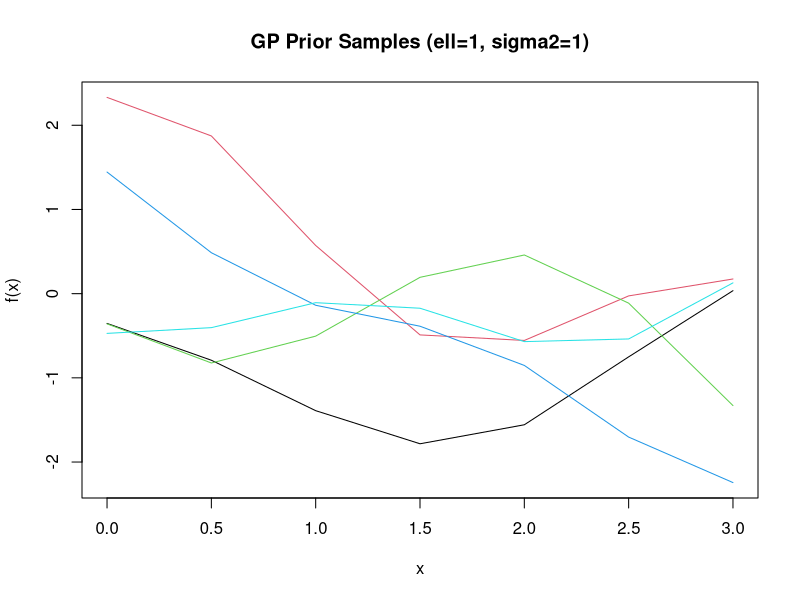
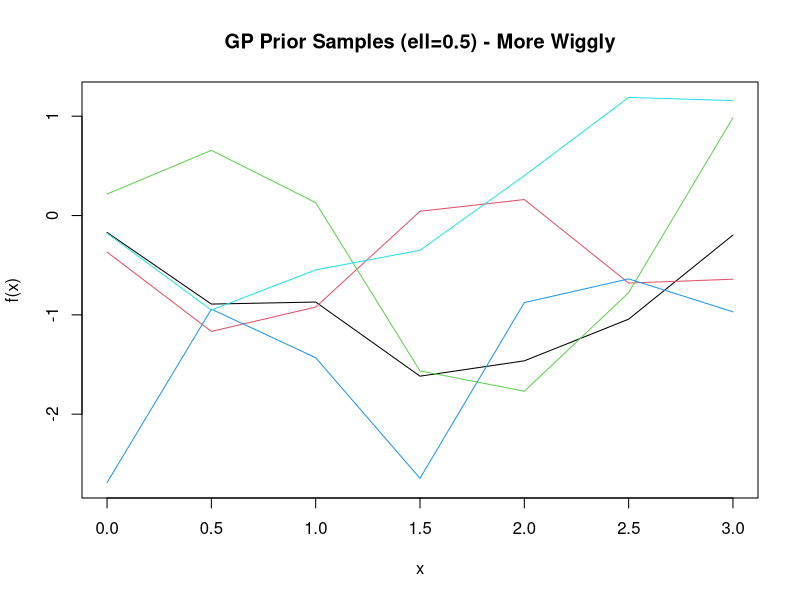
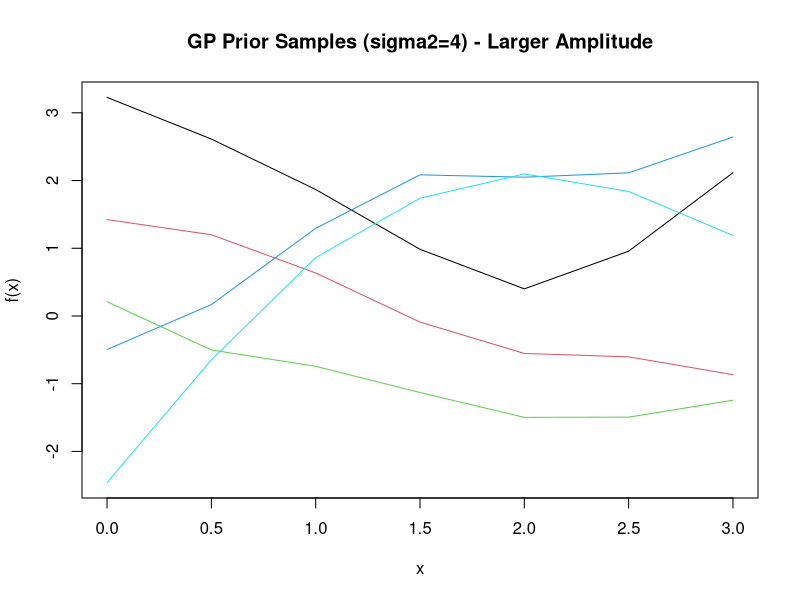
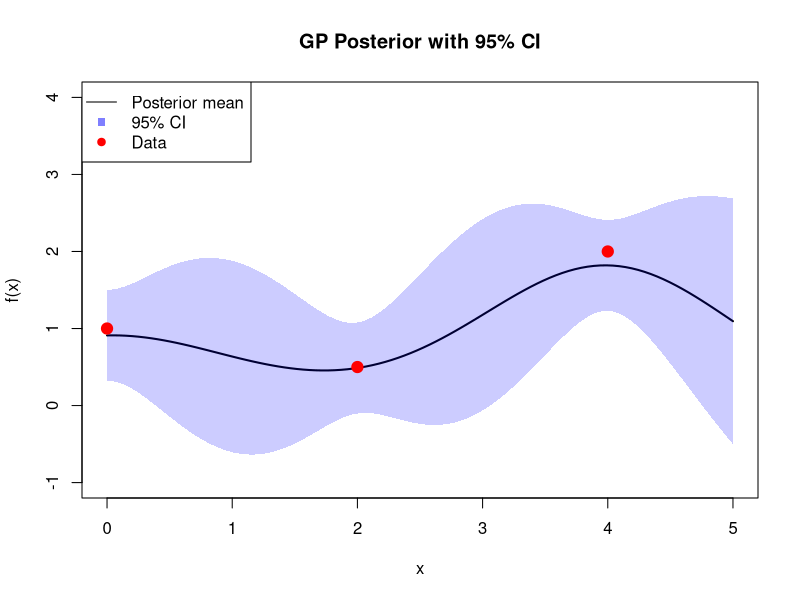
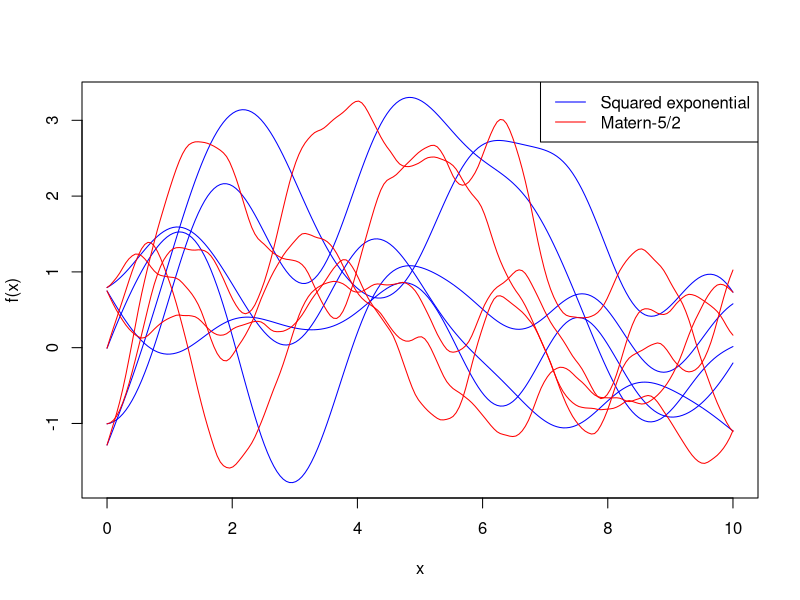
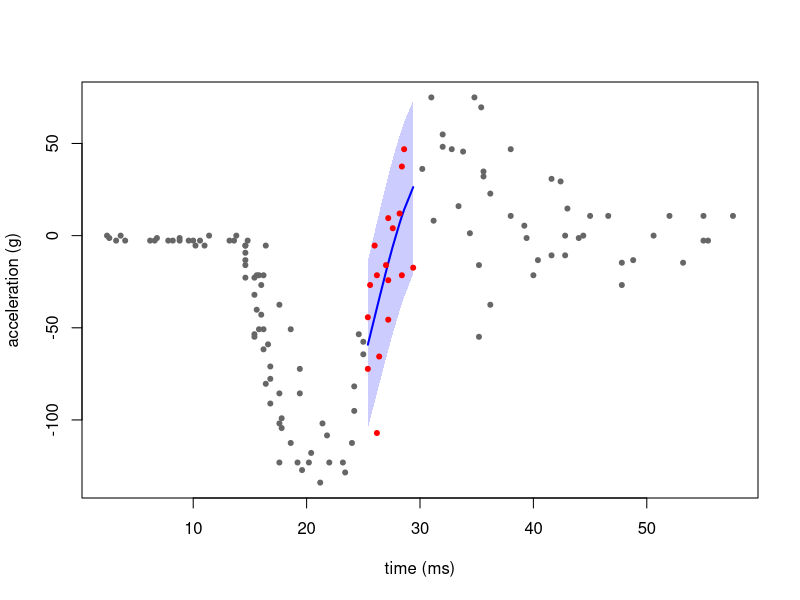

R code for these plots, in order:
## ---- chunk 1
se_kernel <- function(x1, x2, sigma2 = 1, ell = 1) {
  sigma2 * exp(-(x1 - x2)^2 / (2 * ell^2))
}

x <- c(0, 1, 2)
K <- outer(x, x, se_kernel)
cat("Covariance matrix K:\n")
print(round(K, 4))
## ---- chunk 2
set.seed(42)
x_grid <- seq(0, 3, by = 0.5)
n <- length(x_grid)
K <- outer(x_grid, x_grid, se_kernel, sigma2 = 1, ell = 1)

# Add small jitter for numerical stability
K <- K + 1e-6 * diag(n)

# Sample from multivariate normal
library(MASS)
samples <- mvrnorm(5, mu = rep(0, n), Sigma = K)

matplot(x_grid, t(samples), type = "l", lty = 1,
        xlab = "x", ylab = "f(x)",
        main = "GP Prior Samples (ell=1, sigma2=1)")
## ---- chunk 3
K_short <- outer(x_grid, x_grid, se_kernel, sigma2 = 1, ell = 0.5)
K_short <- K_short + 1e-6 * diag(n)
samples_short <- mvrnorm(5, mu = rep(0, n), Sigma = K_short)

matplot(x_grid, t(samples_short), type = "l", lty = 1,
        xlab = "x", ylab = "f(x)",
        main = "GP Prior Samples (ell=0.5) - More Wiggly")
## ---- chunk 4
K_tall <- outer(x_grid, x_grid, se_kernel, sigma2 = 4, ell = 1)
K_tall <- K_tall + 1e-6 * diag(n)
samples_tall <- mvrnorm(5, mu = rep(0, n), Sigma = K_tall)

matplot(x_grid, t(samples_tall), type = "l", lty = 1,
        xlab = "x", ylab = "f(x)",
        main = "GP Prior Samples (sigma2=4) - Larger Amplitude")
## ---- chunk 5
# Training data
X <- c(0, 2, 4)
y <- c(1.0, 0.5, 2.0)
sigma2 <- 1
ell <- 1
sigma_n2 <- 0.1

se_kernel <- function(x1, x2, sigma2 = 1, ell = 1) {
  sigma2 * exp(-(x1 - x2)^2 / (2 * ell^2))
}

# Training covariance with noise
K <- outer(X, X, se_kernel, sigma2 = sigma2, ell = ell) + sigma_n2 * diag(3)

# Prediction function
gp_predict <- function(x_star) {
  K_star <- sapply(X, function(xi) se_kernel(x_star, xi, sigma2, ell))
  K_star_star <- se_kernel(x_star, x_star, sigma2, ell)

  K_inv <- solve(K)
  mu_star <- t(K_star) %*% K_inv %*% y
  var_star <- K_star_star - t(K_star) %*% K_inv %*% K_star

  return(c(mean = mu_star, var = var_star))
}

# Predictions
pred_1 <- gp_predict(1)
cat("At x=1: mean =", round(pred_1[1], 3), ", var =", round(pred_1[2], 3), "\n")

pred_3 <- gp_predict(3)
cat("At x=3: mean =", round(pred_3[1], 3), ", var =", round(pred_3[2], 3), "\n")
## ---- chunk 6
x_test <- seq(0, 5, length = 100)
predictions <- t(sapply(x_test, gp_predict))

mu <- predictions[, 1]
sigma <- sqrt(pmax(predictions[, 2], 0))

plot(x_test, mu, type = "l", lwd = 2, ylim = c(-1, 4),
     xlab = "x", ylab = "f(x)", main = "GP Posterior with 95% CI")
polygon(c(x_test, rev(x_test)),
        c(mu + 1.96*sigma, rev(mu - 1.96*sigma)),
        col = rgb(0, 0, 1, 0.2), border = NA)
points(X, y, pch = 19, col = "red", cex = 1.5)
legend("topleft", c("Posterior mean", "95% CI", "Data"),
       lty = c(1, NA, NA), pch = c(NA, 15, 19),
       col = c("black", rgb(0,0,1,0.5), "red"))
## ---- chunk 7
X <- c(0, 2, 4)
y <- c(1.0, 0.5, 2.0)
n <- length(y)

log_marg_lik <- function(sigma2, ell) {
  K <- outer(X, X, se_kernel, sigma2 = sigma2, ell = ell)

  term1 <- -0.5 * t(y) %*% solve(K) %*% y  # Data fit
  term2 <- -0.5 * log(det(K))               # Complexity penalty
  term3 <- -n/2 * log(2 * pi)                # Constant

  return(c(total = term1 + term2 + term3,
           data_fit = term1,
           complexity = term2))
}

# a) ell = 1
lml_1 <- log_marg_lik(1, 1)
cat("ell=1: log p(y|X) =", round(lml_1[1], 3), "\n")
cat("  Data fit:", round(lml_1[2], 3), ", Complexity:", round(lml_1[3], 3), "\n")

# b) ell = 0.5
lml_05 <- log_marg_lik(1, 0.5)
cat("ell=0.5: log p(y|X) =", round(lml_05[1], 3), "\n")
cat("  Data fit:", round(lml_05[2], 3), ", Complexity:", round(lml_05[3], 3), "\n")

# c) Compare
cat("\nBetter hyperparameters:", ifelse(lml_1[1] > lml_05[1], "ell=1", "ell=0.5"), "\n")
## ---- chunk 8
set.seed(21)

se_kernel <- function(x1, x2, sigma2 = 1, ell = 1) {
  sigma2 * exp(-outer(x1, x2, "-")^2 / (2 * ell^2))
}
matern52_kernel <- function(x1, x2, sigma2 = 1, ell = 1) {
  r <- abs(outer(x1, x2, "-"))
  a <- sqrt(5) * r / ell
  sigma2 * (1 + a + 5 * r^2 / (3 * ell^2)) * exp(-a)
}

x <- seq(0, 10, length.out = 200)
n <- length(x)
K_se <- se_kernel(x, x) + diag(1e-8, n)
K_m  <- matern52_kernel(x, x) + diag(1e-8, n)
L_se <- t(chol(K_se))
L_m  <- t(chol(K_m))

Z    <- matrix(rnorm(n * 5), n, 5)   # common random numbers for both kernels
F_se <- L_se %*% Z
F_m  <- L_m %*% Z

matplot(x, F_se, type = "l", lty = 1, col = "blue",
        xlab = "x", ylab = "f(x)", ylim = range(F_se, F_m))
matlines(x, F_m, lty = 1, col = "red")
legend("topright", c("Squared exponential", "Matern-5/2"), col = c("blue", "red"), lty = 1)
## ---- chunk 9
roughness <- function(F) mean(apply(F, 2, function(f) sum(diff(f)^2)))
extrema   <- function(F) mean(apply(F, 2, function(f) sum(diff(sign(diff(f))) != 0)))
cat("Mean roughness, SE:    ", round(roughness(F_se), 4), "\n")
cat("Mean roughness, Matern:", round(roughness(F_m), 4), "\n")
cat("Mean # local extrema, SE:    ", extrema(F_se), "\n")
cat("Mean # local extrema, Matern:", extrema(F_m), "\n")
## ---- chunk 10
library(MASS)
set.seed(8)

se_kernel <- function(x1, x2, sigma2 = 1, ell = 1) {
  sigma2 * exp(-outer(x1, x2, "-")^2 / (2 * ell^2))
}

gap   <- mcycle$times > 25 & mcycle$times <= 30
train <- mcycle[!gap, ]
test  <- mcycle[gap, ]

ym <- mean(train$accel); ys <- sd(train$accel)
ytr <- (train$accel - ym) / ys

neg_log_lik <- function(par, x, y) {
  sigma2 <- exp(par[1]); ell <- exp(par[2]); sigma_n2 <- exp(par[3])
  n <- length(y)
  K <- se_kernel(x, x, sigma2, ell) + diag(sigma_n2, n)
  Ki <- solve(K)
  0.5 * log(det(K)) + 0.5 * t(y) %*% Ki %*% y + n / 2 * log(2 * pi)
}
opt <- optim(log(c(1, 5, 0.1)), neg_log_lik, x = train$times, y = ytr)
sigma2 <- exp(opt$par[1]); ell <- exp(opt$par[2]); sigma_n2 <- exp(opt$par[3])
cat("sigma2 =", round(sigma2, 3), " ell =", round(ell, 3), " sigma_n2 =", round(sigma_n2, 3), "\n")

n   <- nrow(train)
K   <- se_kernel(train$times, train$times, sigma2, ell) + diag(sigma_n2, n)
Ki  <- solve(K)
Ks  <- se_kernel(train$times, test$times, sigma2, ell)
Kss <- se_kernel(test$times, test$times, sigma2, ell)

mu    <- (t(Ks) %*% Ki %*% ytr) * ys + ym
sd_gp <- sqrt(pmax(diag(Kss - t(Ks) %*% Ki %*% Ks), 0) + sigma_n2) * ys
## ---- chunk 11
#| fig-cap: GP fit on the motorcycle data with a held-out gap. Gray points are training data, red points are the held-out test data, and the blue band is the GP mean $\pm$ 2 predictive standard deviations, including the observation noise.
plot(train$times, train$accel, pch = 20, col = "gray40",
     xlab = "time (ms)", ylab = "acceleration (g)", xlim = range(mcycle$times))
polygon(c(test$times, rev(test$times)), c(mu + 2 * sd_gp, rev(mu - 2 * sd_gp)),
        col = rgb(0, 0, 1, 0.2), border = NA)
lines(test$times, mu, col = "blue", lwd = 2)
points(test$times, test$accel, pch = 20, col = "red")
## ---- chunk 12
rmse_gp   <- sqrt(mean((mu - test$accel)^2))
poly_fit  <- lm(accel ~ poly(times, 3), data = train)
rmse_poly <- sqrt(mean((predict(poly_fit, newdata = test) - test$accel)^2))
cat("GP RMSE:", round(rmse_gp, 2), "\n")
cat("Cubic polynomial RMSE:", round(rmse_poly, 2), "\n")
